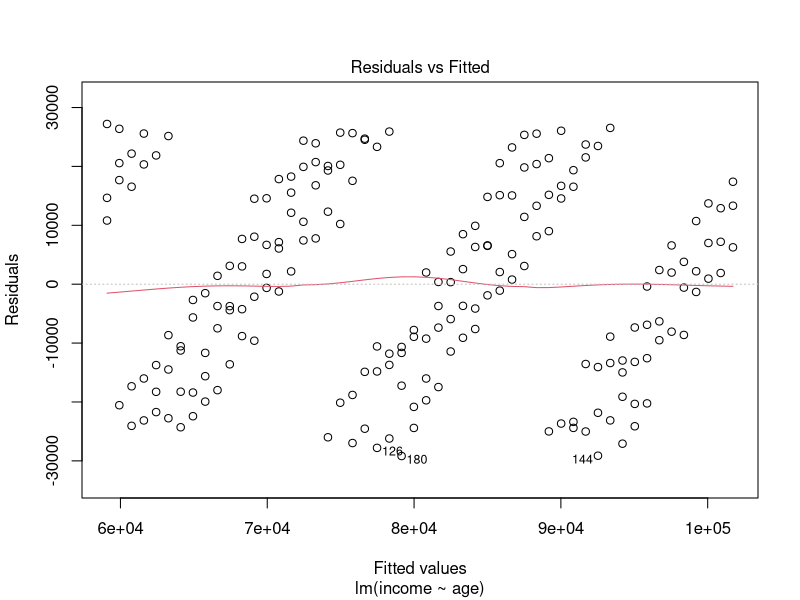
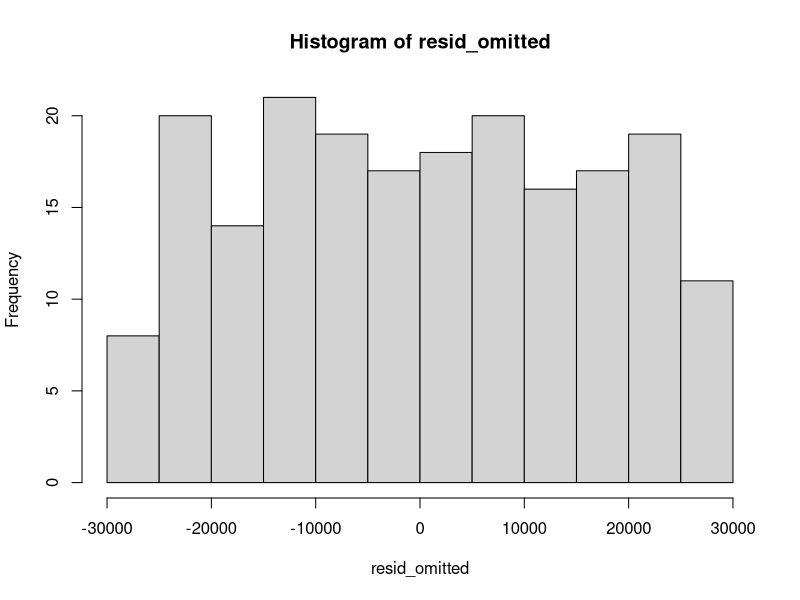
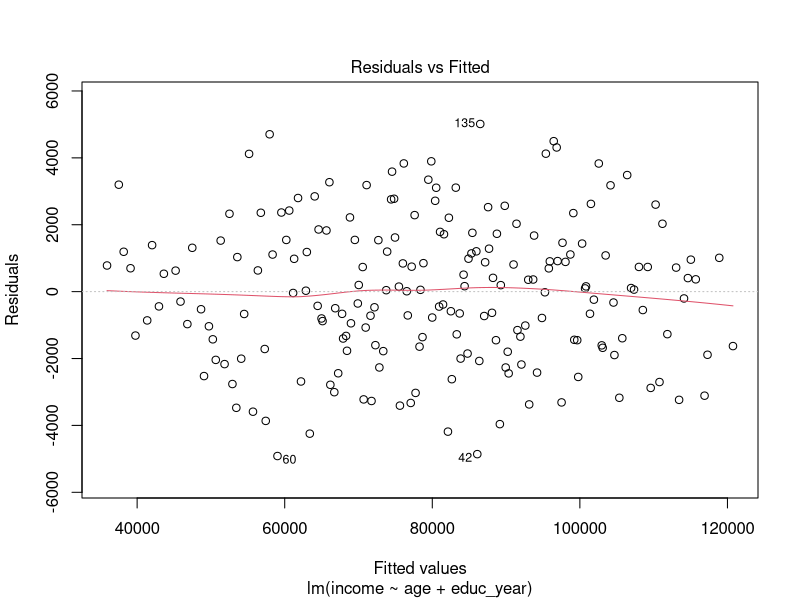
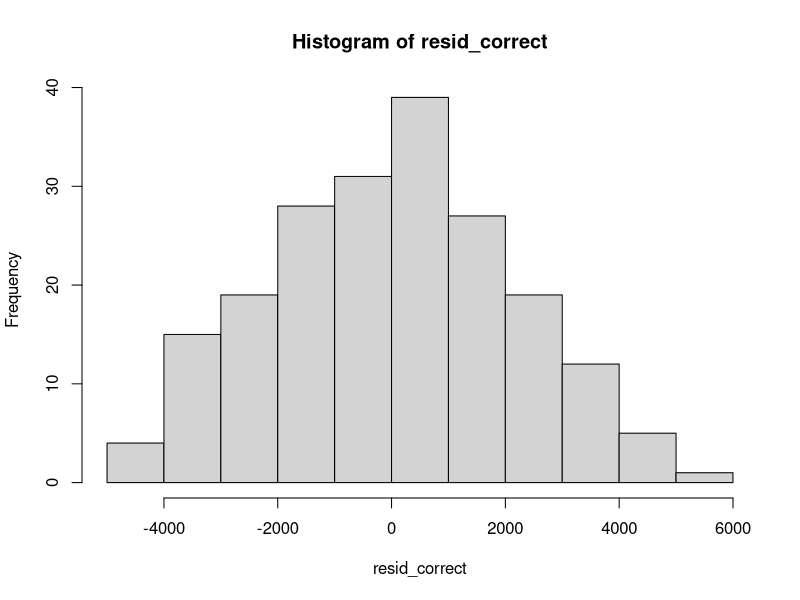

These charts were generated, in order, by the following R code:
# Set seed for reproducibility
set.seed(12345)

# Generate 200 observations
n <- 200

# Generate age variable (cycles from 18 to 69)
age <- (1:n %% 52) + 18

# Generate educ_year variable (cycles from 0 to 17)
educ_year <- (1:n %% 18)

# Generate income variable with a linear relationship to age and educ_year, plus noise
income <- 20000 + 800 * age + 3000 * educ_year + rnorm(n, mean = 0, sd = 2000)

# Combine into a data frame
df <- data.frame(age, educ_year, income)

# Regression with omitted variable
model_omitted <- lm(income ~ age, data = df)
summary(model_omitted)

# Residual diagnostics for omitted variable model
plot(model_omitted, which = 1)  # Residual vs Fitted plot
resid_omitted <- residuals(model_omitted)
hist(resid_omitted)
shapiro.test(resid_omitted)  # Shapiro-Wilk test for normality [H0: normally distributed]

#----------------------------------------------------------------------------------------
# Multiple regression with correct specification
model_correct <- lm(income ~ age + educ_year, data = df)
summary(model_correct)

# Residual diagnostics for correctly specified model
plot(model_correct, which = 1)  # Residual vs Fitted plot
resid_correct <- residuals(model_correct)
hist(resid_correct)
shapiro.test(resid_correct)  # Shapiro-Wilk test for normality
